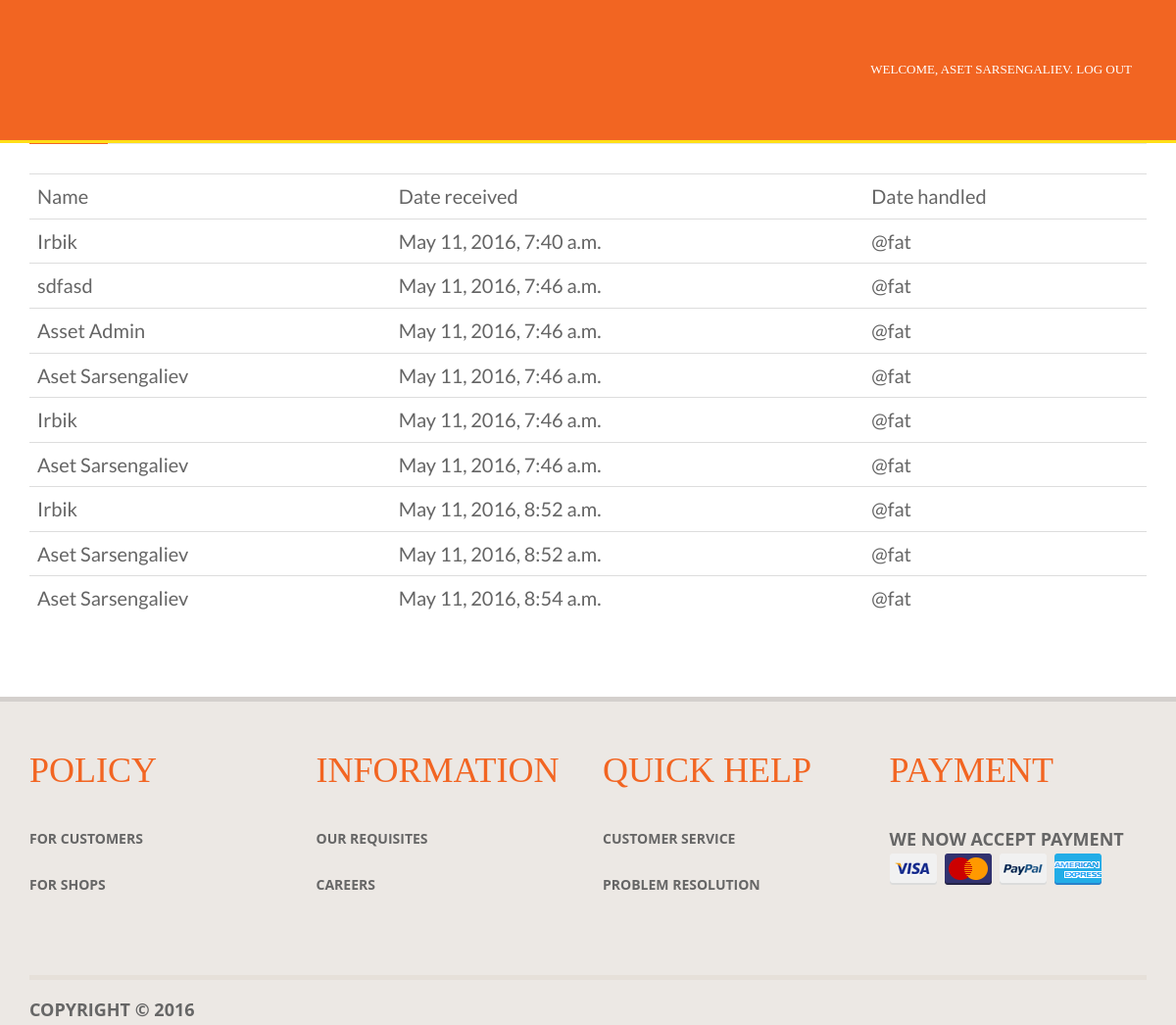
Screenshot of /parcels_taken/ (signed in) with the database file from the repository.
### book/models.py (models this page shows)
class Parcel(models.Model):
	address = models.ForeignKey(Address)
	date = models.DateTimeField(default=datetime.now())
	status = models.BooleanField(default = False)
	name = models.CharField(max_length=128, default="")
	def __unicode__(self):
		return self.name

### book/views.py (the view)
# urls.py: url(r'^parcels_taken/$', views.parcels_taken),
def parcels_taken(request):
	context_dict = {}
	context_dict["parcels"] = Parcel.objects.filter(status = True)
	return render(request, 'shopkeeper/parcels_taken.html', context_dict)

### templates/shopkeeper/parcels_taken.html (shortened to what this page needs)
{% extends 'app/account.html' %}
{% load staticfiles %}
{% block menu_block %}
<li><a href="/shopkeeper/">Clients</a></li>
<li class="chosen_item"><a href="/parcels_taken/">Parcels taken</a></li>
{% endblock %}
{% block body_block %}
<div class="row">
<div class="col-md-12">
  <div class="portlet portlet-default">
    <div class="portlet-header">
      <h4 class="portlet-title">
      </h4>
    </div>
    <div class="portlet-body">
    <table class="table">
      <tbody>
        <tr>
          <td>Name</td>
          <td>Date received</td>
          <td>Date handled</td>
        </tr>
        {% for parcel in parcels %}
        <tr>
          <td> {{ parcel }}</td>
          <td>{{ parcel.date }}</td>
          <td>@fat</td>
        </tr>
        {% endfor %}
      </tbody>
    </table>
    </div>
  </div>
</div>
</div>
<br><br>
{% endblock %}

### templates/app/account.html (shortened to what this page needs)
<!DOCTYPE html>
<html lang="en"><head><meta http-equiv="Content-Type" content="text/html; charset=UTF-8">
{% load staticfiles %}
<link rel="stylesheet" href="{% static 'app/css/bootstrap.css' %}">
<link rel="stylesheet" href="{% static 'app/css/main.css' %}">
<link rel="stylesheet" href="{% static 'app/css/styles.css' %}">
<link rel='stylesheet' href='{% static 'app/css/a.css' %}'>
  <link rel="stylesheet" href="{% static 'app/css/brands/animate.css' %}">
  <link rel="stylesheet" href="{% static 'app/css/brands/line-icons.css' %}.">
  <link rel="stylesheet" href="{% static 'app/css/brands/font-awesome.min.css' %}">
  <link rel="stylesheet" href="{% static 'app/css/brands/img-hover.css' %}">
<link rel='stylesheet' href='a.css'>
<link rel="stylesheet" href="{% static 'app/css/mvpready-admin.css' %}">
<meta name="robots" content="none"></head>
<body>
<div class="wrapper">
<header class="header">
<nav class="navbar navbar-top-bar navbar-static-top navbar-collapse collapse navbar-fixed-top">
<div class="container">
<ul class="navbar-nav nav navbar-right">
<li><a href="/logout/">Welcome, {{ user.first_name }} {{ user.last_name }}. LOG OUT</a></li>
</ul>
</div>
</nav>
 <div id="navbar-1">
    <nav id="navbar" class="navbar navbar-default navbar-static" role="navigation">
    <div class="container">
      <div class="row">
        <div class="col-xs-12">
            <ul class="nav navbar-nav">
              {% block menu_block %}{% endblock %}
            </ul>
        </div>
      </div>
    </div>
    </nav>
  </div>
</header>
<div class="content">
<div class="home page">
<br>
<div class="container">
{% block body_block %}{% endblock %}
</div>
<footer class="footer">
<div class="main-footer">
<div class="container">
<div class="row footer-widgets">
<div class="col-md-3 col-sm-6 col-xs-12">
<div class="module">
<div class="module-heading">
<h4 class="module-title">POLICY</h4>
</div>
<div class="module-body">
<ul class="list-unstyled list-link">
<li><a href="#">For customers</a></li>
<li><a href="#">For shops</a></li>
</ul>
</div>
</div>
 </div>
<div class="col-md-3 col-sm-6 col-xs-12">
<div class="module">
<div class="module-heading">
<h4 class="module-title">Information</h4>
</div>
<div class="module-body">
<ul class="list-unstyled list-link">
<li><a href="#">Our requisites</a></li>
<li><a href="#">Careers</a></li>
</ul>
</div>
</div>
 </div>
<div class="col-md-3 col-sm-6 col-xs-12">
<div class="module">
<div class="module-heading">
<h4 class="module-title">Quick Help</h4>
</div>
<div class="module-body">
<ul class="list-unstyled list-link">
<li><a href="#">Customer Service</a></li>
<li><a href="#">Problem Resolution</a></li>
</ul>
</div>
</div>
</div>
<div class="col-md-3 col-sm-6 col-xs-12">
<div class="module">
<div class="module-heading">
<h4 class="module-title">Payment</h4>
<p class="module-subtitle">We now accept payment</p>
</div>
<div class="module-body">
<ul class="nav nav-pills payment-list">
<li><img src="{% static 'app/img/visa.png' %}"></li>
<li><img src="{% static 'app/img/mastercard.png' %}"></li>
<li><img src="{% static 'app/img/paypal.png' %}"></li>
<li><img src="{% static 'app/img/americanexpress.png' %}"></li>
</ul>
</div>
</div>
 </div>
</div>
<div class="navbar-footer navbar-static-bottom clearfix">
<p class="navbar-text">Copyright © 2016</p>
</div>
</div>
</div>
</footer>
 </div>
</body></html>

### static/app/css/main.css (style rules this page uses)
html,body { width: 100%; height: 100%; margin: 0px; padding: 0px; overflow-x: hidden; }
.navbar-default .navbar-nav > li > a { color: #777; }
.navbar-nav > li > a { padding-top: 10px; padding-bottom: 10px; line-height: 20px; }
.nav > li > a { position: relative; display: block; padding: 10px 15px; }
* { -webkit-box-sizing: border-box; -moz-box-sizing: border-box; box-sizing: border-box; }
body { font-family: "Raleway", Lucida Sans Unicode, Verdana, Helvetica, sans-serif; line-height: 24px; color: #999999; font-size: 14px; }
.header { background-color: #ece8e4; }
.header .navbar-top-bar { background-color: #463f39; -moz-box-shadow: 0 3px #35302b; -webkit-box-shadow: 0 3px #35302b; box-shadow: 0 3px #35302b; min-height: 0; margin-bottom: 0; }
.header .navbar-top-bar .navbar-nav > li > a { text-transform: uppercase; font-weight: 500; padding-top: 11px; padding-bottom: 11px; }
.module .module-title { font-size: 36px; text-transform: uppercase; color: #21B68E; line-height: 30px; font-weight: 500; }
.module .module-subtitle { font-size: 18px; line-height: 30px; font-weight: bold; text-transform: uppercase; color: #666666; }
.footer .main-footer { background-color: #ece8e4; -moz-box-shadow: inset 0 5px rgba(0, 0, 0, 0.1); -webkit-box-shadow: inset 0 5px rgba(0, 0, 0, 0.1); box-shadow: inset 0 5px rgba(0, 0, 0, 0.1); }
.footer .main-footer .footer-widgets { padding-top: 60px; padding-bottom: 60px; }
.footer .main-footer .footer-widgets .list-link > li > a { color: #666666; line-height: 30px; font-size: 14px; text-transform: uppercase; }
.footer .main-footer .navbar-static-bottom { border-top: 5px solid #e6e0d9; margin-bottom: 0; }
a, a:hover, a:focus, a:active { color: #F26522; }
.module .module-title { color: #F26522; }
.footer .main-footer .footer-widgets .list-link > li > a { color: #666666; line-height: 30px; font-size: 14px; text-transform: uppercase; display: block; }
.header .navbar-top-bar { background-color: #f26522; -moz-box-shadow: 0 3px #ffde17; -webkit-box-shadow: 0 3px #ffde17; box-shadow: 0 3px #ffde17; min-height: 0; margin-bottom: 0; }
.header .navbar-top-bar .navbar-nav > li > a { background-color: #f26522; color: #FFF; text-transform: uppercase; font-weight: 500; padding-top: 11px; padding-bottom: 11px; font-family: 'RobotoBlack'; }
.header .navbar-default .navbar-nav > li > a { color: #463f39; text-transform: uppercase; font-size: 18px; font-weight: 500; padding: 10px 22px; font-family: 'RobotoBlack'; }
.header .navbar-default .navbar-nav { margin-top: 55px; }
.table { margin-top: 20px; }
.table > tbody tr td { font-family: Lato; font-size: 20px; vertical-align: middle; }
.list-link li { margin-bottom: 17px; font-weight: bold; }
.footer-widgets .module-title { margin-bottom: 40px; }
.payment-list li { margin-right: 2px; }
.module .module-title { font-size: 36px; text-transform: uppercase; line-height: 30px; font-weight: 500; font-family: 'RobotoBlack'; }
.navbar-footer .navbar-text { font-size: 18px; text-transform: uppercase; font-weight: bold; color: #666; margin-left: 0px; }
@media (min-width: 980px) and (max-width: 1278px) { .navbar-top-bar.navbar-static-top { display: none; } }
@media (min-width: 980px) and (max-width: 1278px) { .header .navbar-default .navbar-nav { margin-top: 0px; } }
@media (min-width: 980px) and (max-width: 1278px) { .nav.navbar-nav.navbar-right { margin: 50px 0; } }

### static/app/css/styles.css (style rules this page uses)
html { -webkit-font-smoothing:antialiased; }
body { font: 12px/1.5em Arial, Helvetica, sans-serif, "Arial Narrow";color:#656565; }
img { border:0; }
ul, li { list-style:none;margin: 0px;padding: 0px; }
a { text-decoration:none; }
div { position:relative }
.chosen_item { background-color: #E7E7E7; }

### rows the page displays
Parcel: name "Irbik", date "May 11, 2016, 7:40 a.m."
Parcel: name "sdfasd", date "May 11, 2016, 7:46 a.m."
Parcel: name "Asset Admin", date "May 11, 2016, 7:46 a.m."
Parcel: name "Aset Sarsengaliev", date "May 11, 2016, 7:46 a.m."
Parcel: name "Irbik", date "May 11, 2016, 7:46 a.m."
Parcel: name "Aset Sarsengaliev", date "May 11, 2016, 7:46 a.m."
Parcel: name "Irbik", date "May 11, 2016, 8:52 a.m."
Parcel: name "Aset Sarsengaliev", date "May 11, 2016, 8:52 a.m."
Parcel: name "Aset Sarsengaliev", date "May 11, 2016, 8:54 a.m."

### other values shown
{{ user.first_name }} "ASET"
{{ user.last_name }} "SARSENGALIEV"
